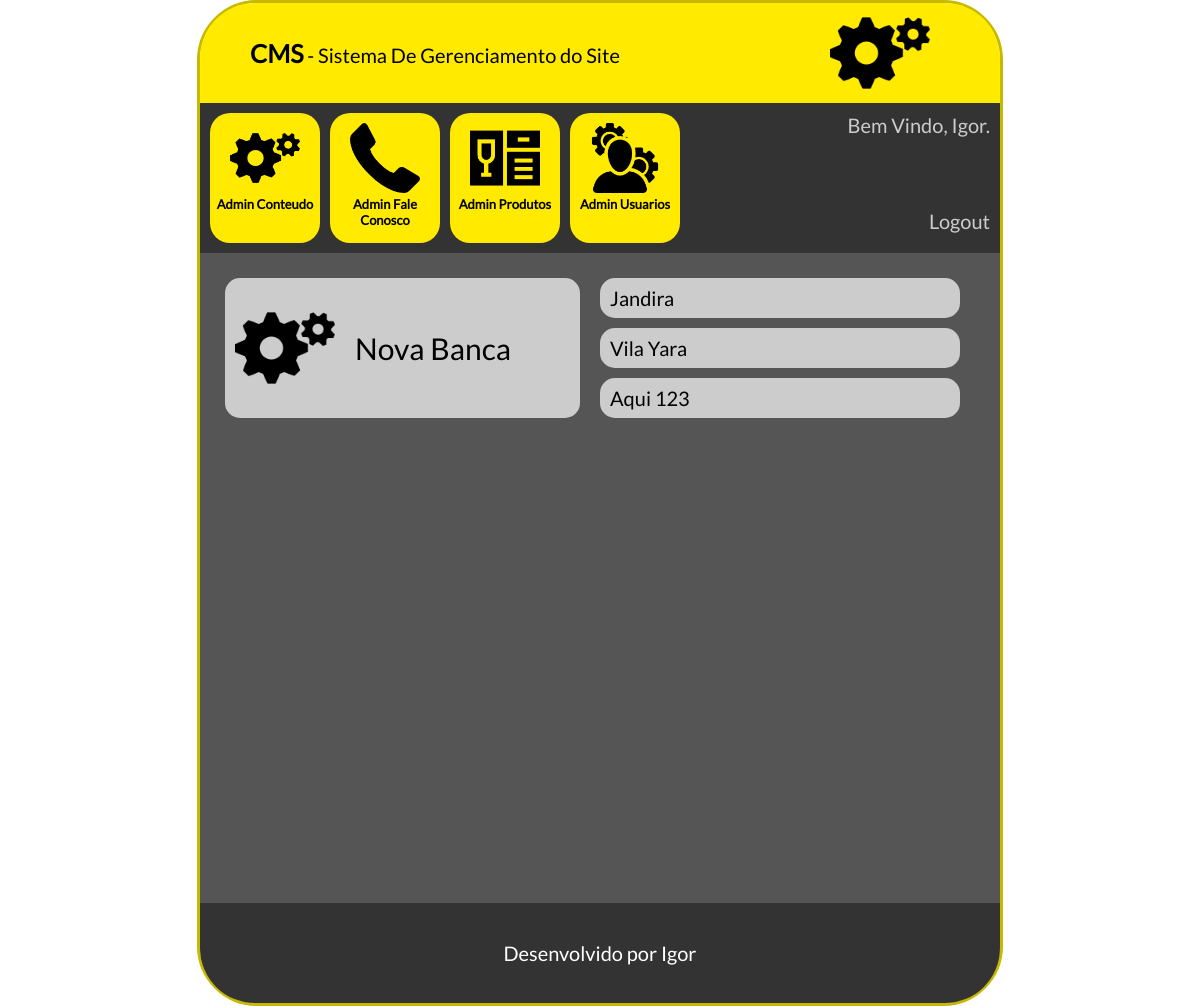
/cms/adminbanca.php (signed in), run on the app's committed database.
### tables this page shows
CREATE TABLE `tbl_usuarios` (
  `id` int(11) NOT NULL AUTO_INCREMENT,
  `nome` varchar(100) NOT NULL,
  `senha` varchar(100) NOT NULL,
  `id_nivel` int(11) NOT NULL,
  `ativo` int(11) NOT NULL,
  PRIMARY KEY (`id`),
  UNIQUE KEY `nome_UNIQUE` (`nome`),
  KEY `fk_usuarios_niveis_idx` (`id_nivel`),
  CONSTRAINT `fk_usuarios_niveis` FOREIGN KEY (`id_nivel`) REFERENCES `tbl_niveis` (`id`) ON DELETE NO ACTION ON UPDATE NO ACTION
);

CREATE TABLE `tbl_bancas` (
  `id` int(11) NOT NULL AUTO_INCREMENT,
  `nome` varchar(100) NOT NULL,
  `endereco` varchar(250) NOT NULL,
  `telefone` varchar(15) NOT NULL,
  `ativo` int(11) NOT NULL,
  PRIMARY KEY (`id`)
);

### cms/conexao.php (called while the page is built)
<?php
    function conexaoDb(){
        $host = "localhost";
        $database = "db_banca";
        $user = "root";
        $password = "bcd127";
        if(!$conexao = mysqli_connect($host,$user,$password,$database)){
            echo('Erro na conexão com o Banco de Dados');
        }
        return $conexao;
    }
?>

### cms/db.php (called while the page is built, shortened)
<?php
    include_once "conexao.php";
    function selectUsuarioBanco($id){
        $sql = "SELECT * from tbl_usuarios WHERE id=". $id;
        return mysqli_query(conexaoDb(), $sql);
    }
    function selectBancasBanco(){
        $sql = "SELECT * from tbl_bancas";
        return mysqli_query(conexaoDb(), $sql);
    }
?>

### cms/adminbanca.php (the view, shortened to what this page needs)
<?php
    include_once "db.php";
    $selectLogin = selectUsuarioBanco($_SESSION["idLogin"]);
    $rsLogado = mysqli_fetch_array($selectLogin);
    $nomeLogado = $rsLogado["nome"];
    $select = selectBancasBanco();
?>
<!doctype html>
<html lang="pt-br">
	<head>
        <link rel="stylesheet" type="text/css" href="css/style.css">
	</head>
	<body>
        <main id="caixaPrincipal">
            <div id="caixaLogo">
                <span class="textoGrande">CMS</span> - Sistema De Gerenciamento do Site
                <div id="logo"><img src="icones/config.png"></div>
            </div>
            <div id="caixaOpcoes">
                <a href="index.php">
                    <div class="caixaItem">
                        <img src="icones/config.png"><br>
                        Admin Conteudo
                    </div>
                </a>
                <a href="faleconosco.php">
                    <div class="caixaItem">
                        <img src="icones/contato.png"><br>
                        Admin Fale Conosco
                    </div>
                </a>
                <a href="produtos.php">
                    <div class="caixaItem">
                        <img src="icones/produtos.png"><br>
                        Admin Produtos
                    </div>
                </a>
                <a href="usuarios.php">
                    <div class="caixaItem">
                        <img src="icones/admin.png"><br>
                        Admin Usuarios
                    </div>
                </a>
                <div id="caixaUsuario">
                    Bem Vindo, <?php echo($nomeLogado)?>.<br><br><br><br>
                    <a href="../login.php?modo=logout"><span class="branco">Logout</span></a>
                </div>
            </div>
            <div id="caixaConteudo">
                <div class=colunaConteudo>
                    <a href="cadastrarbanca.php">
                        <div class="caixaOpcao">
                            <div class="imagemOpcao"><img src="icones/config.png"></div>
                             Nova Banca
                        </div>
                    </a>
                </div>
                <div class=colunaConteudoContatoNivel>
                    <?php
                    while($rsBancas = mysqli_fetch_array($select)){
                    ?>
                        <div class="usuarioNivel">
                             <?php echo($rsBancas['nome'])?>
                        </div>
                    <?php } ?>
                </div>
            </div>
            <footer id="rodape">
                Desenvolvido por Igor
            </footer>
        </main>
    </body>
</html>

### cms/css/style.css (style rules this page uses)
* { margin: 0px; padding: 0px; text-decoration: none; font-family: lato; font-size: 20px; }
.branco { color: #cccccc; }
.textoGrande { font-size: 25px; font-weight: bold; }
#caixaPrincipal { height: 1000px; width: 800px; margin-left: auto; margin-right: auto; border-radius: 60px; border: solid 3px #c7b800; }
#caixaLogo { height: 100px; width: 700px; background-color: #ffea00; border-top-left-radius: 55px; border-top-right-radius: 55px;; line-height: 100px; padding-left: 50px; padding-right: 50px; }
#logo { height: 100px; width: 100px; margin-right: 20px; float: right; }
#logo img { max-height: 100px; max-width: 100px; margin-right: 0px; transition: 0.2s; }
#caixaOpcoes { height: 130px; width: 780px; padding: 10px; background-color: #333333; }
.caixaItem { height: 110px; width: 110px; font-weight: bold; font-size: 13px; background-color: #ffea00; text-align: center; float: left; margin-right: 10px; padding-top: 10px; padding-bottom: 10px; border-radius: 20px; transition: 0.2s; color: #000000; }
.caixaItem img { height: 70px; width: 70px; }
#caixaUsuario { color: #cccccc; text-align: right; float: right; }
#caixaConteudo { height: 600px; width: 750px; padding: 25px; background-color: #555555; }
.colunaConteudo, .colunaConteudoContatoNivel { height: 600px; width: 375px; float: left; }
.colunaConteudoContatoNivel { overflow: auto; }
.caixaOpcao { height: 140px; width: 355px; line-height: 140px; margin-bottom: 10px; background-color: #cccccc; font-size: 30px; border-radius: 15px; transition: 0.2s; color: #000000; }
.imagemOpcao { height: 120px; width: 100px; line-height: 140px; padding-top: 20px; margin-left: 10px; margin-right: 20px; float: left; }
.imagemOpcao img { height: 100px; width: 100px; }
.usuarioNivel { height: 40px; width: 350px; line-height: 40px; padding-left: 10px; margin-bottom: 10px; background-color: #cccccc; font-size: 20px; border-radius: 15px; transition: 0.2s; }
#rodape { height: 100px; width: 800px; border-bottom-left-radius: 55px; border-bottom-right-radius: 55px; background-color: #333333; text-align: center; line-height: 100px; color: #ffffff; }

### data on the page
tbl_usuarios: nome "Igor"
tbl_bancas: nome "Jandira"
tbl_bancas: nome "Vila Yara"
tbl_bancas: nome "Aqui 123"
